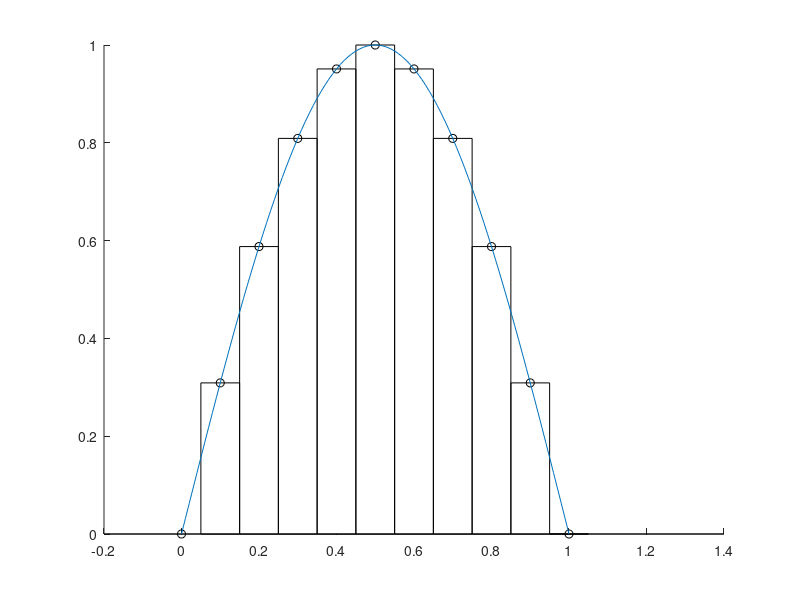

Write MATLAB code to recreate this figure.
clc;
clear;
f = @(t) sin(t*pi);
x1 = linspace(0,1, 101);
x2 = linspace(0,1, 11);
figure
hold on
bar(x2,f(x2), 1, "w")
plot(x2,f(x2), "o", "color", "k")
plot(x1,f(x1), "color", "#0072BD")

sum(f(linspace(0,1,101))/101)
